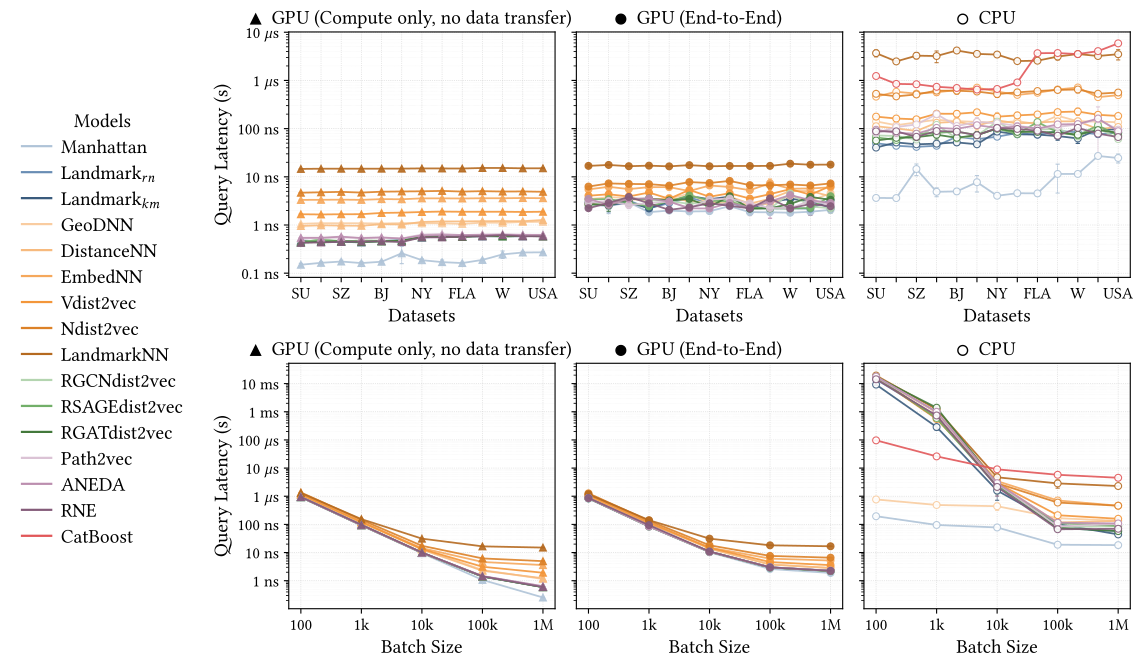

Here is the Python script that generated this plot:
"""Meta plot: composes fig5a_latency_vs_datasets.py + fig5b_latency_vs_bs.py stacked vertically.

Usage:
    python fig5_latency_ablation.py
    open fig5_latency_ablation.pdf
"""
import sys
import os

import matplotlib
matplotlib.use('Agg')
import matplotlib.pyplot as plt

sys.path.insert(0, os.path.dirname(os.path.abspath(__file__)))
sys.path.insert(0, os.path.dirname(os.path.dirname(os.path.abspath(__file__))))  # '..' -> analysis/

from plot_config import FIGURES_DIR
import fig5a_latency_vs_datasets as vs_dataset
import fig5b_latency_vs_bs as vs_bs

# ── Tunable display flags ───────────────────────────────────────────────────
LEGEND_W_FRAC = 0.22  # fraction of total figure width reserved on the left for the legend (matches fig5a/fig5b)
wspace = 0.08
hspace = 0.35  # vertical gap between the two rows (extra room for the bottom row's x-axis labels/title)
HEIGHT_SCALE = 0.85  # knob: shrink combined figure height relative to fig5a+fig5b's native heights

FIG_H = (vs_dataset.FIG_H + vs_bs.FIG_H) * HEIGHT_SCALE
FIG_W = vs_dataset.FIG_W

fig = plt.figure(figsize=(FIG_W / (1 - LEGEND_W_FRAC), FIG_H))
gs = fig.add_gridspec(2, 1, hspace=hspace)

gs_top = gs[0].subgridspec(1, 3, wspace=wspace)
gs_bottom = gs[1].subgridspec(1, 3, wspace=wspace)
axes_top = vs_dataset.draw(fig, gs_top)
axes_bottom = vs_bs.draw(fig, gs_bottom)

fig.subplots_adjust(left=LEGEND_W_FRAC + 0.04, right=0.99, top=0.95, bottom=0.08, wspace=wspace, hspace=hspace)
vs_dataset._place_title_markers(fig, axes_top)
vs_bs._place_title_markers(fig, axes_bottom)

# Override the default legend fontsize to match the panels' y-axis label size (not plot_config's FS_LEG).
handles = vs_dataset._build_legend_handles()
leg = fig.legend(handles=handles, fontsize=vs_dataset.FS_AXIS, loc='center left',
           bbox_to_anchor=(0.01, 0.5), bbox_transform=fig.transFigure,
           title='Models', title_fontsize=vs_dataset.FS_AXIS,
           frameon=False,
           handlelength=1.5, labelspacing=0.4,
           borderpad=0.6, handletextpad=0.5)
leg.get_title().set_fontweight('bold')

OUT = FIGURES_DIR / 'fig5_latency_ablation.pdf'
fig.savefig(OUT, bbox_inches='tight', dpi=300)
print(f'Saved {OUT}')
